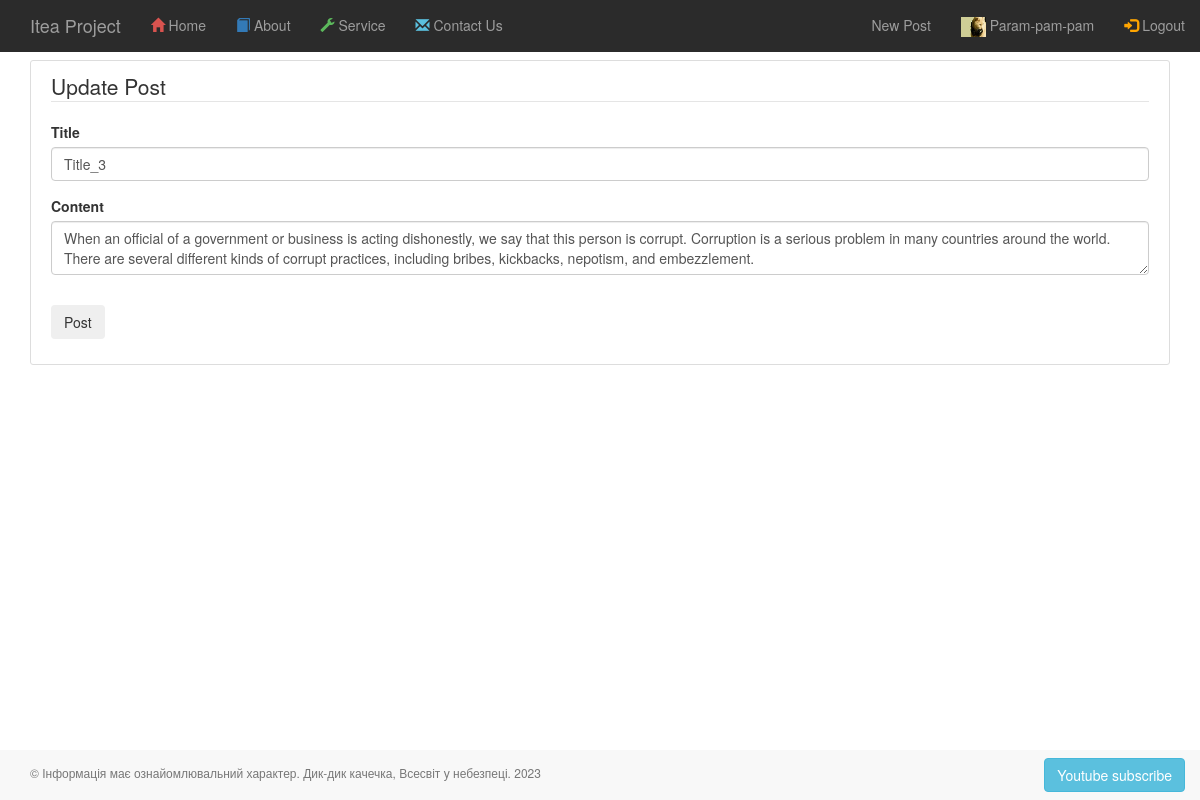
Page /posts/post/4/update (signed in) on the committed database.
### app/auth/models.py (models this page shows, shortened)
class Profile(BaseModel):
    avatar = CharField()
    info = TextField()
    city = CharField()
    age = IntegerField()

class User(BaseModel, UserMixin):
    username = CharField(max_length=100)
    email = CharField(max_length=200, unique=True, index=True)
    __password_hash = CharField(max_length=128)
    last_visit = DateTimeField(default=datetime.datetime.now)
    role = ForeignKeyField(Role, backref='users')
    profile = ForeignKeyField(Profile)
    @property
    def password(self):
        raise AttributeError('password is not a valid attribute')

class Post(BaseModel):
    title = CharField(max_length=100)
    content = TextField(default="")
    date_posted = DateTimeField(default=datetime.datetime.utcnow)
    author = ForeignKeyField(User)

### app/posts/routes.py (the view)
@posts.route("/post/<int:post_id>/update", methods=['GET', 'POST'])
@login_required
def update_post(post_id):
    posts = Post.select().where(Post.id == post_id).first()
    if not posts:
        abort(404)
    if posts.author != current_user:
        abort(403)
    form = PostForm()
    if form.validate_on_submit():
        posts.title = form.title.data
        posts.content = form.content.data
        posts.save()
        flash('Your posts has been updated!', 'success')
        return redirect(url_for('posts.post_func', post_id=posts.id))
    elif request.method == 'GET':
        form.title.data = posts.title
        form.content.data = posts.content
    return render_template('posts/create_post.html',
                           title='Update Post',
                           form=form,
                           legend='Update Post')

### app/posts/forms.py
class PostForm(FlaskForm):
    title = StringField('Title', validators=[DataRequired()])
    content = TextAreaField('Content', validators=[DataRequired()])
    submit = SubmitField('Post')

### app/auth/models.py (called while the page is built)
@login_manager.user_loader
def load_user(user_id):
    return User.select().where(User.id == user_id).first()

### app/templates/posts/create_post.html (shortened to what this page needs)
{% extends '_base.html' %}
{% block page_content %}
<div class="content-section">
    <form method="POST" action="">
        <fieldset class="form-group">
            <legend class="border-bottom mb-4">{{ legend }}</legend>
            <div class="form-group">
                {{ form.title.label(class="form-control-label") }}
                {% if form.title.errors %}
                    {{ form.title(class="form-control form-control-lg is-invalid") }}
                    <div class="invalid-feedback">
                        {% for error in form.title.errors %}
                            <span>{{ error }}</span>
                        {% endfor %}
                    </div>
                {% else %}
                    {{ form.title(class="form-control form-control-lg") }}
                {% endif %}
            </div>
            <div class="form-group">
                {{ form.content.label(class="form-control-label") }}
                {% if form.content.errors %}
                    {{ form.content(class="form-control form-control-lg is-invalid") }}
                    <div class="invalid-feedback">
                        {% for error in form.content.errors %}
                            <span>{{ error }}</span>
                        {% endfor %}
                    </div>
                {% else %}
                    {{ form.content(class="form-control form-control-lg") }}
                {% endif %}
            </div>
        </fieldset>
        <div class="form-group">
            {{ form.submit(class="btn btn-outline-info") }}
        </div>
    </form>
</div>
{% endblock page_content %}

### app/templates/nav/nav-top-bar.html (shortened to what this page needs)
<nav class="navbar-wrapper navbar-inverse navbar-fixed-top">
    <div class="container-fluid">
        <div class="navbar-header">
            <a href="/" class="navbar-brand">Itea Project</a>
        </div>
        <div class="collapse navbar-collapse navHeaderCollapse">
            <ul class="nav navbar-nav">
                <li class=""><a href="/">
                    <span id="home_menu_icon_color" class="glyphicon glyphicon-home"></span> Home</a></li>
                <li class=""><a href="{{ url_for('main.about') }}">
                    <span id="training_menu_icon_color" class="glyphicon glyphicon-book"></span> About</a>
                </li>
                <li class=""><a href="#">
                    <span id="services_menu_icon_color" class="glyphicon glyphicon-wrench"></span> Service</a>
                </li>
                <li class=""><a href="#">
                    <span id="contact_us_menu_icon_color" class="glyphicon glyphicon-envelope"></span> Contact Us</a>
                </li>
            </ul>
            <ul class="nav navbar-nav navbar-right">
                {% if current_user.is_authenticated %}
                    <li><a class="nav-item nav-link" href="{{ url_for('posts.new_post') }}">New Post</a></li>
                    <li><a href="{{ url_for('auth.account') }}">
                        <img src="{{ current_user.profile.avatar }}" alt="avatar" width="25" height="20">
                        {{ current_user.username }}
                    </a></li>
                    <li><a href="{{ url_for('auth.logout') }}">
                        <span id="login_menu_icon_color" class="glyphicon glyphicon-log-in"></span> Logout</a></li>
                {% else %}
                    <li><a href="{{ url_for('auth.register') }}">
                        <span id="sign_up_menu_icon_color" class="glyphicon glyphicon-user"></span> Register</a></li>
                    <li><a href="{{ url_for('auth.login') }}">
                        <span id="login_menu_icon_color" class="glyphicon glyphicon-log-in"></span> Login</a></li>
                {% endif %}
            </ul>
        </div>
    </div>
</nav>

### app/static/css/styles_nav_top_bar.css (style rules this page uses)
#home_menu_icon_color { color:#D9534F; }
#training_menu_icon_color { color:#337AB7; }
#services_menu_icon_color { color:#5CB85C }
#contact_us_menu_icon_color { color:#5BC0DE; }
#login_menu_icon_color { color:orange; }
.navbar-inverse { background-color: rgb(43, 43, 43); border-color: #405976; }

### app/static/css/styles_blog.css (style rules this page uses)
.content-section { background: #ffffff; padding: 10px 20px; border: 1px solid #dddddd; border-radius: 3px; margin-bottom: 20px; }

### rows in the picture
Profile: profile.avatar (picture)
User: username "Param-pam-pam"
Post: title "Title_3", content "When an official of a government or business is acting dishonestly, we say that this person is corrupt. Corruption is a serious problem in many countries around the world. There are several different kinds of corrupt practices, including bribes, kickbacks, nepotism, and embezzlement."

### other values in the picture
{{ legend }} "Update Post"
